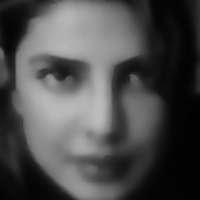
#> input picture face recognition/faces/myDatS/MyPhoto122.jpg, 200 x 200 px, given in place of the camera
$ jupyter execute --allow-errors Untitled.ipynb
#> lines starting #> are read from the running program, lines starting #| are printed output that depends on the picture
[cell 1]
#Import libraries
import cv2
import smtplib
import pywhatkit as whtats
import time
import boto3
import numpy as np
from os import listdir
from os.path import isfile, join
import os

[cell 2]
# import cv2
# import numpy as np

# Load HAAR face classifier
face_classifier = cv2.CascadeClassifier('haarcascade_frontalface_default.xml')

# Load functions
def face_extractor(img):
    # Function detects faces and returns the cropped face
    # If no face detected, it returns the input image

    gray = cv2.cvtColor(img,cv2.COLOR_BGR2GRAY)
    faces = face_classifier.detectMultiScale(gray, 1.3, 5)

    if faces is ():
        return None

    # Crop all faces found
    for (x,y,w,h) in faces:
        cropped_face = img[y:y+h, x:x+w]

    return cropped_face

# Initialize Webcam
cap = cv2.VideoCapture(0)
count = 0

# Collect 100 samples of your face from webcam input
while True:

    ret, frame = cap.read()
#> frame is the input picture: shape (200, 200, 3); min 0, max 190, mean 76.4
    if face_extractor(frame) is not None:
#> in face_extractor, `faces = face_classifier.detectMultiScale(gray, 1.3, 5)`: faces = [[13, 12, 174, 174]]
#> the loop in face_extractor, `for (x,y,w,h) in faces:` made 1 pass
#> pass 1, in face_extractor, `cropped_face = img[y:y+h, x:x+w]`:
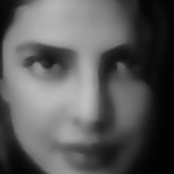
#> cropped_face: shape (174, 174, 3); min 1, max 190, mean 89.5
        count += 1
#> count = 1
        face = cv2.resize(face_extractor(frame), (200, 200))
#> the loop in face_extractor (call 2), `for (x,y,w,h) in faces:` made 1 pass
        face = cv2.cvtColor(face, cv2.COLOR_BGR2GRAY)
#> face: shape (200, 200)

        # Save file in specified directory with unique name
        file_name_path = './faces/myDatS/'+ 'MyPhoto' + str(count) + '.jpg'
#> file_name_path = './faces/myDatS/MyPhoto1.jpg'
        cv2.imwrite(file_name_path, face)

        # Put count on images and display live count
        cv2.putText(face, str(count), (50, 50), cv2.FONT_HERSHEY_COMPLEX, 1, (0,255,0), 2)
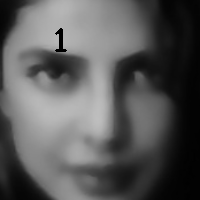
#> face: shape (200, 200); min 0, max 190, mean 88.9
        cv2.imshow('Face Cropper', face)

    else:
        print("Face not found")
        pass

    if cv2.waitKey(5) == 13 or count == 50: #13 is the Enter Key
#> (key Esc is pressed here)
        break

cap.release()
cv2.destroyAllWindows()
print("Collecting Samples Complete")

[cell 3]
import cv2
import numpy as np
from os import listdir
from os.path import isfile, join

# Get the training data we previously made
data_path = './faces/myDatS/'
onlyfiles = [f for f in listdir(data_path) if isfile(join(data_path, f))]

# Create arrays for training data and labels
Training_Data, Labels = [], []

# Open training images in our datapath
# Create a numpy array for training data
for i, files in enumerate(onlyfiles):
    image_path = data_path + onlyfiles[i]
    images = cv2.imread(image_path, cv2.IMREAD_GRAYSCALE)
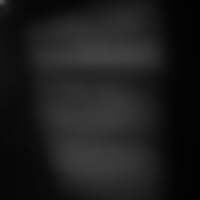
#> input picture face recognition/faces/myDatS/MyPhoto101.jpg, 200 x 200 px
#> images is the input picture: shape (200, 200); min 2, max 83, mean 28.4
    Training_Data.append(np.asarray(images, dtype=np.uint8))
    Labels.append(i)

# Create a numpy array for both training data and labels
Labels = np.asarray(Labels, dtype=np.int32)

# Initialize facial recognizer
# model = cv2.face.createLBPHFaceRecognizer()
# NOTE: For OpenCV 3.0 use cv2.face.createLBPHFaceRecognizer()
# pip install opencv-contrib-python
# model = cv2.createLBPHFaceRecognizer()

richard_model  = cv2.face_LBPHFaceRecognizer.create()
# Let's train our model
richard_model.train(np.asarray(Training_Data), np.asarray(Labels))
print("Model trained sucessefully")

#> (a cell that did not finish here is left out)

[cell 5]
sender = "abcdriche@gmail.com"             #Put ur mail id


receiver = ['cartersedmund@gmail.com']       #Put the receiver mail id here
                        #pas = getpass.getpass()
passwd =  open('pwd.txt', 'r').read()   #read from my local-file the passwd to access my gmail
#> (reads face recognition/pwd.txt from the repository)
